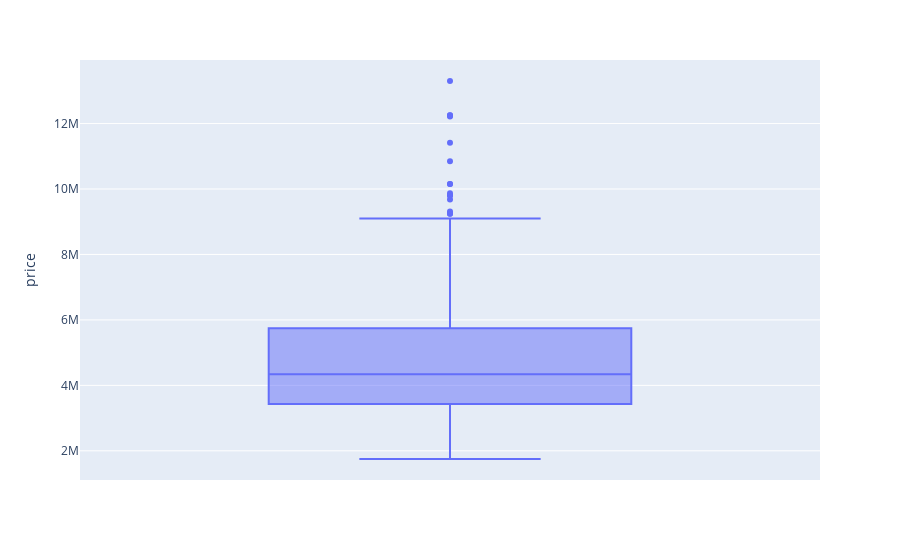

Notebook code for this chart:
### Code cell
# outliers 
plt.figure(figsize=(20, 5))
px.box(data, y='price')

### Figure 1 — Plotly figure (JSON) as saved in the notebook; plotly's stock layout.template omitted (floating-point values rounded to 4 significant figures; data arrays with more than 128 entries replaced by an {"elided": "..."} marker saying what was removed)
{"data": [{"alignmentgroup": "True", "hovertemplate": "price=%{y}<extra></extra>", "legendgroup": "", "marker": {"color": "#636efa"}, "name": "", "notched": false, "offsetgroup": "", "orientation": "v", "showlegend": false, "x0": " ", "xaxis": "x", "y": {"elided": "545 int values"}, "y0": " ", "yaxis": "y", "type": "box"}], "layout": {"xaxis": {"anchor": "y", "domain": [0.0, 1.0]}, "yaxis": {"anchor": "x", "domain": [0.0, 1.0], "title": {"text": "price"}}, "legend": {"tracegroupgap": 0}, "margin": {"t": 60}, "boxmode": "group"}}
